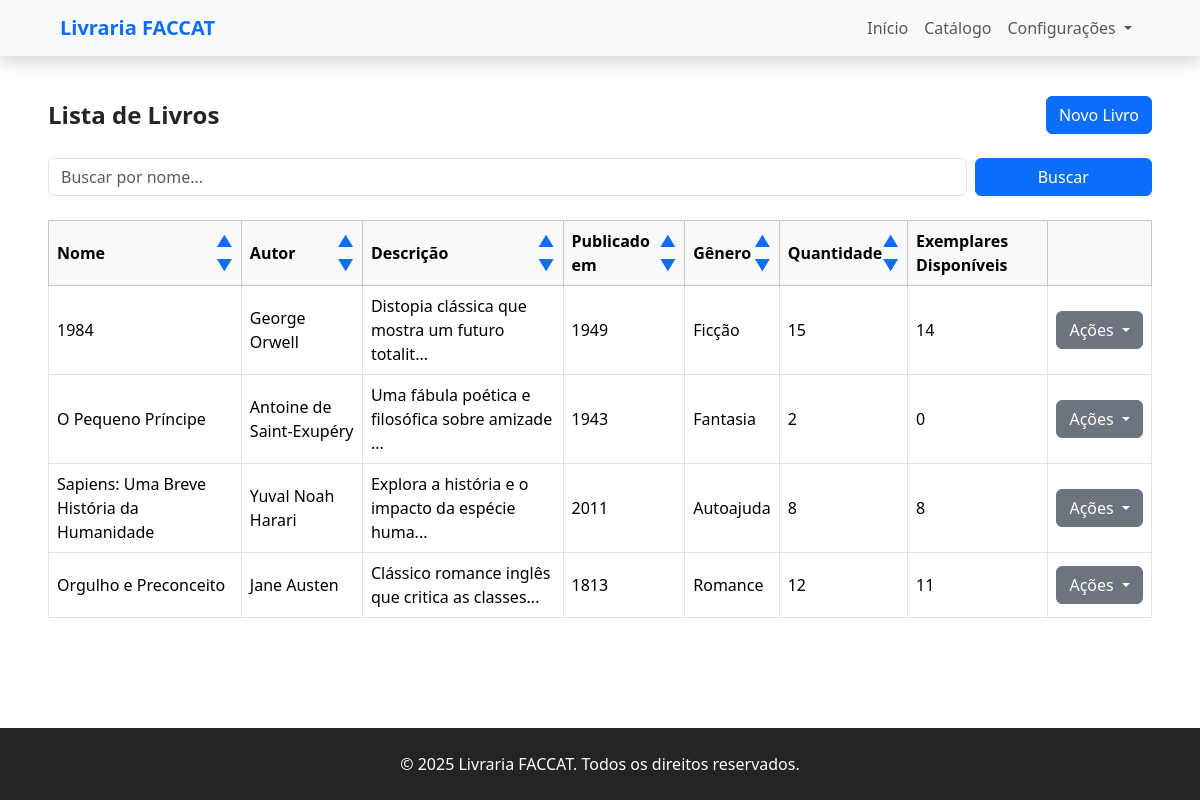
The page /livros/gerenciarLivros on the database its author committed.
### livros/models.py (models this page shows, shortened)
class Livro(models.Model):
    nome = models.CharField(max_length=100)
    autor = models.CharField(max_length=100)
    descricao = models.TextField()
    ano_publicacao = models.IntegerField(default=datetime.now().year)
    url = models.URLField(blank=True, null=True)
    isbn = models.CharField(max_length=17, blank=True, null=True, unique=True,
                            help_text="ISBN do livro (ex: 978-3-16-148410-0)")
    genero = models.CharField(max_length=20, choices=GENEROS, default='ficcao')
    quantidade = models.PositiveIntegerField(default=0)
    def exemplares_disponiveis(self):
        quantidade_emprestimos = self.emprestimo_set.exclude(status='FINALIZADO').count()
        disponiveis = self.quantidade - quantidade_emprestimos
        return max(disponiveis, 0)

### livros/views.py (the view)
# urls.py: path('gerenciarLivros', views.gerenciar_livros, name='gerenciar_livros'),
def gerenciar_livros(request):
    busca = request.GET.get('busca', '')
    livros = Livro.objects.all()
    if busca:
        livros = livros.filter(nome__icontains=busca)
    dados = {
        'livros': livros,
        'query': busca,
    }
    return render(request, 'livros/gerenciar_livros.html', dados)

### livros/templates/livros/gerenciar_livros.html (shortened to what this page needs)
{% extends 'base.html' %}
{% block content %}
<div class="my-4 px-5">
    <div class="d-flex justify-content-between align-items-center mb-4">
        <h1 class="h4 fw-bold mb-0">Lista de Livros</h1>
        <a href="{% url 'cadastrar_livro' %}" class="btn btn-primary">
            Novo Livro
        </a>
    </div>
    <form method="get" class="row g-2 mb-4">
        <div class="col-md-10">
            <input type="text" name="busca" placeholder="Buscar por nome..." value="{{ request.GET.busca }}"
                class="form-control" />
        </div>
        <div class="col-md-2">
            <button type="submit" class="btn btn-primary w-100">Buscar</button>
        </div>
    </form>
    <div class="table-responsive">
        <table class="table table-bordered table-hover align-middle">
            <thead class="table-light">
                <tr>
                    <th>
                        <div class="d-flex justify-content-between align-items-center">
                            <span>Nome</span>
                            <div class="d-flex flex-column">
                                <a href="{% url 'ordenar_livros' 'nome' %}?busca={{ request.GET.busca }}&ordenacao=asc"
                                    class="sort-arrow {% if campo_ordenado == 'nome' and ordenacao == 'asc' %}active{% endif %}"
                                    style="text-decoration: none;">
                                    &#9650;
                                </a>
                                <a href="{% url 'ordenar_livros' 'nome' %}?busca={{ request.GET.busca }}&ordenacao=desc"
                                    class="sort-arrow {% if campo_ordenado == 'nome' and ordenacao == 'desc' %}active{% endif %}"
                                    style="text-decoration: none;">
                                    &#9660;
                                </a>
                            </div>
                        </div>
                    </th>
                    <th>
                        <div class="d-flex justify-content-between align-items-center">
                            <span>Autor</span>
                            <div class="d-flex flex-column">
                                <a href="{% url 'ordenar_livros' 'autor' %}?busca={{ request.GET.busca }}&ordenacao=asc"
                                    class="sort-arrow {% if campo_ordenado == 'autor' and ordenacao == 'asc' %}active{% endif %}"
                                    style="text-decoration: none;">
                                    &#9650;
                                </a>
                                <a href="{% url 'ordenar_livros' 'autor' %}?busca={{ request.GET.busca }}&ordenacao=desc"
                                    class="sort-arrow {% if campo_ordenado == 'autor' and ordenacao == 'desc' %}active{% endif %}"
                                    style="text-decoration: none;">
                                    &#9660;
                                </a>
                            </div>
                        </div>
                    </th>
                    <th>
                        <div class="d-flex justify-content-between align-items-center">
                            <span>Descrição</span>
                            <div class="d-flex flex-column">
                                <a href="{% url 'ordenar_livros' 'descricao' %}?busca={{ request.GET.busca }}&ordenacao=asc"
                                    class="sort-arrow {% if campo_ordenado == 'descricao' and ordenacao == 'asc' %}active{% endif %}"
                                    style="text-decoration: none;">
                                    &#9650;
                                </a>
                                <a href="{% url 'ordenar_livros' 'descricao' %}?busca={{ request.GET.busca }}&ordenacao=desc"
                                    class="sort-arrow {% if campo_ordenado == 'descricao' and ordenacao == 'desc' %}active{% endif %}"
                                    style="text-decoration: none;">
                                    &#9660;
                                </a>
                            </div>
                        </div>
                    </th>
                    <th>
                        <div class="d-flex justify-content-between align-items-center">
                            <span>Publicado em</span>
                            <div class="d-flex flex-column">
                                <a href="{% url 'ordenar_livros' 'ano_publicacao' %}?busca={{ request.GET.busca }}&ordenacao=asc"
                                    class="sort-arrow {% if campo_ordenado == 'ano_publicacao' and ordenacao == 'asc' %}active{% endif %}"
                                    style="text-decoration: none;">
                                    &#9650;
                                </a>
                                <a href="{% url 'ordenar_livros' 'ano_publicacao' %}?busca={{ request.GET.busca }}&ordenacao=desc"
                                    class="sort-arrow {% if campo_ordenado == 'ano_publicacao' and ordenacao == 'desc' %}active{% endif %}"
                                    style="text-decoration: none;">
                                    &#9660;
                                </a>
                            </div>
                        </div>
                    </th>
                    <th>
                        <div class="d-flex justify-content-between align-items-center">
                            <span>Gênero</span>
                            <div class="d-flex flex-column">
                                <a href="{% url 'ordenar_livros' 'genero' %}?busca={{ request.GET.busca }}&ordenacao=asc"
                                    class="sort-arrow {% if campo_ordenado == 'genero' and ordenacao == 'asc' %}active{% endif %}"
                                    style="text-decoration: none;">
                                    &#9650;
                                </a>
                                <a href="{% url 'ordenar_livros' 'genero' %}?busca={{ request.GET.busca }}&ordenacao=desc"
                                    class="sort-arrow {% if campo_ordenado == 'genero' and ordenacao == 'desc' %}active{% endif %}"
                                    style="text-decoration: none;">
                                    &#9660;
                                </a>
                            </div>
                        </div>
                    </th>
                    <th>
                        <div class="d-flex justify-content-between align-items-center">
                            <span>Quantidade</span>
                            <div class="d-flex flex-column">
                                <a href="{% url 'ordenar_livros' 'quantidade' %}?busca={{ request.GET.busca }}&ordenacao=asc"
                                    class="sort-arrow {% if campo_ordenado == 'quantidade' and ordenacao == 'asc' %}active{% endif %}"
                                    style="text-decoration: none;">
                                    &#9650;
                                </a>
                                <a href="{% url 'ordenar_livros' 'quantidade' %}?busca={{ request.GET.busca }}&ordenacao=desc"
                                    class="sort-arrow {% if campo_ordenado == 'quantidade' and ordenacao == 'desc' %}active{% endif %}"
                                    style="text-decoration: none;">
                                    &#9660;
                                </a>
                            </div>
                        </div>
                    </th>
                      <th>
                        <div class="d-flex justify-content-center align-items-center">
                            <span>Exemplares Disponíveis</span>
                        </div>
                    </th>
                    <th></th>
                </tr>
            </thead>
            <tbody>
                {% for livro in livros %}
                <tr>
                    <td>{{ livro.nome }}</td>
                    <td>{{ livro.autor }}</td>
                    <td>{{ livro.descricao|truncatechars:50 }}</td>
                    <td>{{ livro.ano_publicacao }}</td>
                    <td>{{ livro.get_genero_display }}</td>
                    <td>{{ livro.quantidade }}</td>
                    <td>{{ livro.exemplares_disponiveis }}</td>
                    <td>
                        <div class="dropdown">
                            <button class="btn btn-secondary dropdown-toggle" type="button" data-bs-toggle="dropdown"
                                aria-expanded="false">
                                Ações
                            </button>
                        </div>
                    </td>
                </tr>
                {% empty %}
                <tr>
                    <td colspan="7" class="text-center py-4">Nenhum livro cadastrado.</td>
                </tr>
                {% endfor %}
            </tbody>
        </table>
    </div>
</div>
{% endblock %}

### rows shown on the page
Livro: nome "1984", autor "George Orwell", descricao "Distopia clássica que mostra um futuro totalit...", ano_publicacao "1949", genero "Ficção", quantidade "15", exemplares_disponiveis "14"
Livro: nome "O Pequeno Príncipe", autor "Antoine de Saint-Exupéry", descricao "Uma fábula poética e filosófica sobre amizade ...", ano_publicacao "1943", genero "Fantasia", quantidade "2", exemplares_disponiveis "0"
Livro: nome "Sapiens: Uma Breve História da Humanidade", autor "Yuval Noah Harari", descricao "Explora a história e o impacto da espécie huma...", ano_publicacao "2011", genero "Autoajuda", quantidade "8", exemplares_disponiveis "8"
Livro: nome "Orgulho e Preconceito", autor "Jane Austen", descricao "Clássico romance inglês que critica as classes...", ano_publicacao "1813", genero "Romance", quantidade "12", exemplares_disponiveis "11"
